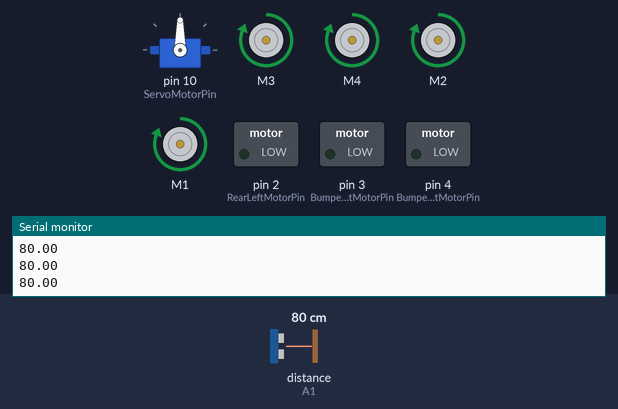
Simulated run of this sketch. Board: Arduino Uno, built with avr-gcc and run on an emulated ATmega328P. On the bench: servo, 4 × DC motor (green arrow = forward, orange = backward, longer = faster), switched loads named in the sketch (green lamp = pin HIGH), the last lines printed to the serial monitor. The test bench sets the inputs (shaded band); at power-on: distance to the obstacle (sensor on A1) 80 cm. The echo pulse lasts 58.3 µs per cm.

Above: at 1.2 s.
1.3 s: distance to the obstacle (sensor on A1) set to 2 cm
At 2.45 s:
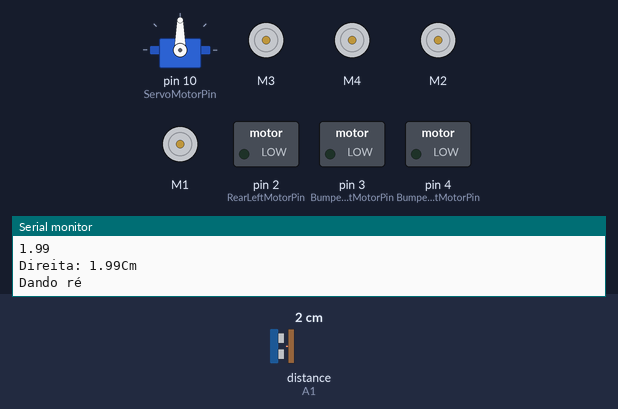
At 3.7 s:
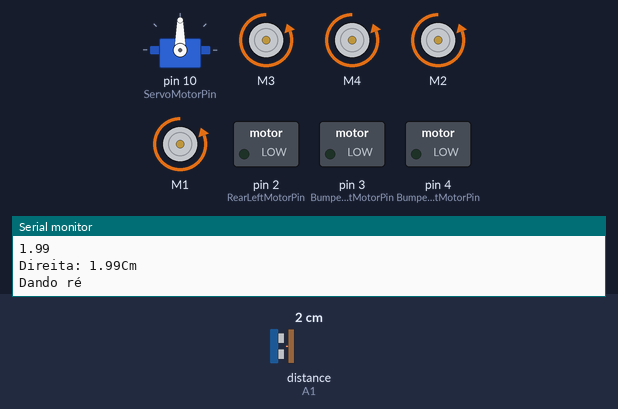
4.3 s: distance to the obstacle (sensor on A1) set to 47 cm
7.3 s: distance to the obstacle (sensor on A1) set to 50 cm
10.3 s: distance to the obstacle (sensor on A1) set to 4 cm
13.3 s: distance to the obstacle (sensor on A1) set to 60 cm
At 14.9 s:
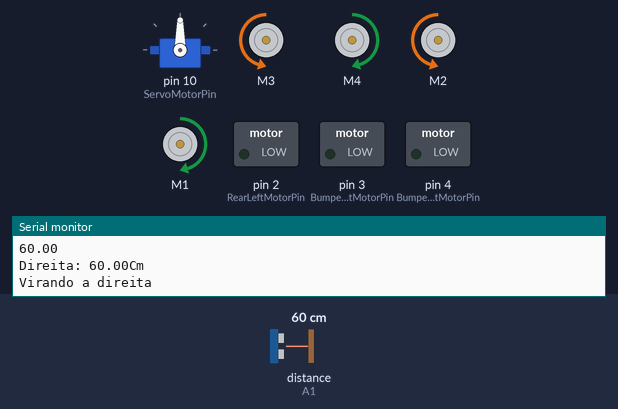
16.3 s: distance to the obstacle (sensor on A1) set to 9 cm
At 16.6 s:
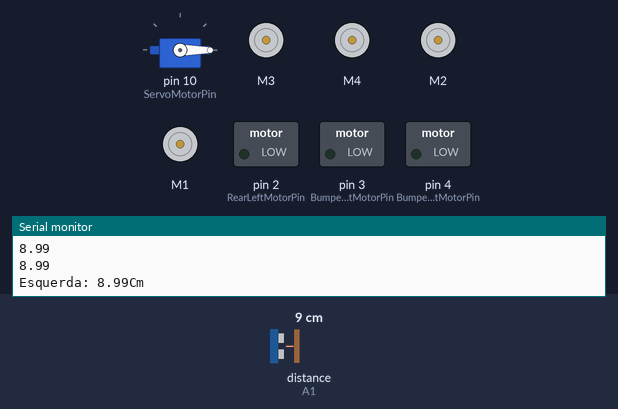
Timing chart, 0 to 20.3 s (numbered marks = the images above; inputs shaded):
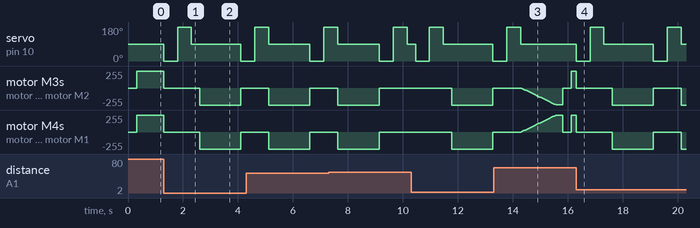

The sketch:

FirstRobot.ino
```cpp
#include <Ultrasonic.h>
#include <AFMotor.h>
#include <Servo.h>
#include <Wire.h>

//Component pins definition
#define RearLeftMotorPin 2
#define BumperLeftMotorPin 3

#define RearRightMotorPin 1
#define BumperRightMotorPin 4

#define ServoMotorPin 10

#define UltrasonicSensorTriggerPin A0
#define UltrasonicSensorEchoPin A1

#define SerialDataSDA A4
#define SerialClockSCL A5

#define MapperAmbientAddress 0x08

//Components Init
AF_DCMotor bumperLeftMotor(BumperLeftMotorPin);
AF_DCMotor bumperRightMotor(BumperRightMotorPin);

AF_DCMotor rearLeftMotor(RearLeftMotorPin);
AF_DCMotor rearRightMotor(RearRightMotorPin);

Servo servoMotor;

Ultrasonic eyesUltrasonicSensor(UltrasonicSensorTriggerPin, UltrasonicSensorEchoPin);

//Globals
int const Forward = 1;
int const Backward = 2;
int const Left = 3;
int const Right = 4;

int velocity = 255; //0 to 255

int steeringSensibility = 250; //TODO: se sobrar portas calibrar para posição central do potenciometro

int lastMovement = 0;

int currentX = 0;
int currentY = 0;
int currentState = 0;

void setup() {
  Serial.begin(9600);
  Wire.begin(); //inicia comunicação I2C

  servoMotor.attach(ServoMotorPin);
  servoMotor.write(90);

  pinMode(BumperLeftMotorPin, OUTPUT);
  pinMode(BumperRightMotorPin, OUTPUT);
  pinMode(RearLeftMotorPin, OUTPUT);
  pinMode(RearRightMotorPin, OUTPUT);

  bumperLeftMotor.run(RELEASE);
  bumperRightMotor.run(RELEASE);
  rearLeftMotor.run(RELEASE);
  rearRightMotor.run(RELEASE);
}

void loop() {
  Serial.println(getNextObstacleDistance());
  if (lastMovement != Forward)
    runForward();
  if (getNextObstacleDistance() <= 50)
    chooseBestWay();
}

void runForward() {
  if (velocity > 0 && lastMovement != Forward)
  {
    bumperLeftMotor.run(RELEASE);
    bumperRightMotor.run(RELEASE);
    rearLeftMotor.run(RELEASE);
    rearRightMotor.run(RELEASE);
    delay(300);
  }

  lastMovement = Forward;

  bumperLeftMotor.setSpeed(velocity);
  bumperRightMotor.setSpeed(velocity);
  rearLeftMotor.setSpeed(velocity);
  rearRightMotor.setSpeed(velocity);

  bumperLeftMotor.run(FORWARD);
  bumperRightMotor.run(FORWARD);
  rearLeftMotor.run(FORWARD);
  rearRightMotor.run(FORWARD);
}

void runBackward() {
  if (velocity > 0 && lastMovement != Backward)
  {
    bumperLeftMotor.run(RELEASE);
    bumperRightMotor.run(RELEASE);
    rearLeftMotor.run(RELEASE);
    rearRightMotor.run(RELEASE);
    delay(300);
  }

  lastMovement = Backward;

  bumperLeftMotor.setSpeed(velocity);
  bumperRightMotor.setSpeed(velocity);
  rearLeftMotor.setSpeed(velocity);
  rearRightMotor.setSpeed(velocity);

  bumperLeftMotor.run(BACKWARD);
  bumperRightMotor.run(BACKWARD);
  rearLeftMotor.run(BACKWARD);
  rearRightMotor.run(BACKWARD);
}

void turnLeft() {
  bumperLeftMotor.run(FORWARD);
  rearLeftMotor.run(FORWARD);
  bumperRightMotor.run(BACKWARD);
  rearRightMotor.run(BACKWARD);

  lastMovement = Left;

  for (int i = 0; i < 255; i++)
  {
    delayMicroseconds(5000);
    bumperLeftMotor.setSpeed(i);
    bumperRightMotor.setSpeed(i);
    rearLeftMotor.setSpeed(i);
    rearRightMotor.setSpeed(i);
  }

  delay(steeringSensibility);
}

void turnRight() {
  bumperRightMotor.run(FORWARD);
  rearRightMotor.run(FORWARD);
  bumperLeftMotor.run(BACKWARD);
  rearLeftMotor.run(BACKWARD);

  lastMovement = Right;

  for (int i = 0; i < 255; i++)
  {
    delayMicroseconds(5000);
    bumperLeftMotor.setSpeed(i);
    bumperRightMotor.setSpeed(i);
    rearLeftMotor.setSpeed(i);
    rearRightMotor.setSpeed(i);
  }

  delay(steeringSensibility);
}

void chooseBestWay() {
  bumperLeftMotor.run(RELEASE);
  bumperRightMotor.run(RELEASE);
  rearLeftMotor.run(RELEASE);
  rearRightMotor.run(RELEASE);

  servoMotor.write(0);

  float leftObstacleDistance = getNextObstacleDistance();
  Serial.print("Esquerda: ");
  Serial.print(leftObstacleDistance);
  Serial.println("Cm");
  delay(500);

  servoMotor.write(180);
  float rightObstacleDistance = getNextObstacleDistance();
  Serial.print("Direita: ");
  Serial.print(rightObstacleDistance);
  Serial.println("Cm");
  delay(500);

  servoMotor.write(90);

  if (leftObstacleDistance < 50 && rightObstacleDistance < 50)
  {
    Serial.println("Dando ré");
    runBackward();
    delay(1500);
    chooseBestWay();
  }
  else if (leftObstacleDistance > rightObstacleDistance)
  {
    Serial.println("Virando a esquerda");
    turnLeft();
  }
  else if (leftObstacleDistance < rightObstacleDistance)
  {
    Serial.println("Virando a direita");
    turnRight();
  }
}

float getNextObstacleDistance() {
  Serial.println(eyesUltrasonicSensor.convert(eyesUltrasonicSensor.timing(), Ultrasonic::CM));
  return eyesUltrasonicSensor.convert(eyesUltrasonicSensor.timing(), Ultrasonic::CM);
}

//void sendCurrentCoordinates(int x, int y, boolean state)
//{
//  Wire.beginTransmission(MapperAmbientAddress);
//  Wire.write(x);
//  Wire.write(y);
//  Wire.write(state);
//  Wire.endTransmission();
//}
```

Measured:
- after the input at 1.3 s, servo on pin 10 (ServoMotorPin): 90° → 0° at once, → 180° 0.50 s later, → 90° 0.50 s later, → 0° 1.8 s later; motor M3, motor M4, motor M2, motor M1: forward 255/255 → stopped at once, → backward 255/255 1.3 s later, → stopped 1.5 s later
- after the input at 13.3 s, servo on pin 10 (ServoMotorPin): goes on until 14.3 s, then stays 90°
- after the input at 16.3 s, servo on pin 10 (ServoMotorPin): 90° → 0° at once, → 180° 0.50 s later, → 90° 0.50 s later, → 0° 1.8 s later, … (6 changes in this stretch); motor M3, motor M4, motor M2, motor M1: forward 255/255 → stopped at once, → backward 255/255 1.3 s later, → stopped 1.5 s later, → backward 255/255 1.0 s later
